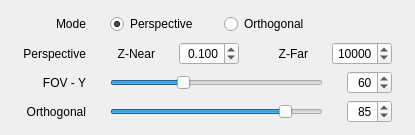
         <widget class="QProfile" name="tabProjection">
          <property name="toolTip">
           <string>Projection</string>
          </property>
          <attribute name="title">
           <string>Projection</string>
          </attribute>
          <layout class="QVBoxLayout" name="verticalLayoutProjection">
           <property name="topMargin">
            <number>12</number>
           </property>
           <property name="bottomMargin">
            <number>12</number>
           </property>
           <item>
            <widget class="QWidget" name="widgetProjectionMode" native="true">
             <property name="minimumSize">
              <size>
               <width>0</width>
               <height>0</height>
              </size>
             </property>
             <property name="maximumSize">
              <size>
               <width>16777215</width>
               <height>32</height>
              </size>
             </property>
             <layout class="QGridLayout" name="gridLayoutProjectionMode">
              <property name="horizontalSpacing">
               <number>24</number>
              </property>
              <property name="verticalSpacing">
               <number>0</number>
              </property>
              <property name="margin">
               <number>0</number>
              </property>
              <item row="0" column="2">
               <widget class="QRadioButton" name="radioButtonPerspective">
                <property name="minimumSize">
                 <size>
                  <width>90</width>
                  <height>0</height>
                 </size>
                </property>
                <property name="maximumSize">
                 <size>
                  <width>90</width>
                  <height>16777215</height>
                 </size>
                </property>
                <property name="text">
                 <string>Perspective</string>
                </property>
                <property name="checked">
                 <bool>true</bool>
                </property>
               </widget>
              </item>
              <item row="0" column="3">
               <widget class="QRadioButton" name="radioButtonOrthogonal">
                <property name="minimumSize">
                 <size>
                  <width>90</width>
                  <height>0</height>
                 </size>
                </property>
                <property name="maximumSize">
                 <size>
                  <width>90</width>
                  <height>16777215</height>
                 </size>
                </property>
                <property name="text">
                 <string>Orthogonal</string>
                </property>
                <property name="checked">
                 <bool>false</bool>
                </property>
               </widget>
              </item>
              <item row="0" column="0">
               <widget class="QLabel" name="labelProjectionMode">
                <property name="minimumSize">
                 <size>
                  <width>75</width>
                  <height>0</height>
                 </size>
                </property>
                <property name="maximumSize">
                 <size>
                  <width>75</width>
                  <height>16777215</height>
                 </size>
                </property>
                <property name="text">
                 <string>Mode</string>
                </property>
                <property name="alignment">
                 <set>Qt::AlignRight|Qt::AlignTrailing|Qt::AlignVCenter</set>
                </property>
               </widget>
              </item>
              <item row="0" column="4">
               <spacer name="horizontalSpacerProjectionMode">
                <property name="orientation">
                 <enum>Qt::Horizontal</enum>
                </property>
                <property name="sizeHint" stdset="0">
                 <size>
                  <width>24</width>
                  <height>24</height>
                 </size>
                </property>
               </spacer>
              </item>
             </layout>
            </widget>
           </item>
           <item>
            <widget class="QWidget" name="widgetProjectionPerspective" native="true">
             <property name="minimumSize">
              <size>
               <width>0</width>
               <height>0</height>
              </size>
             </property>
             <property name="maximumSize">
              <size>
               <width>16777215</width>
               <height>32</height>
              </size>
             </property>
             <layout class="QGridLayout" name="gridLayoutProjectionPerspective">
              <property name="leftMargin">
               <number>0</number>
              </property>
              <property name="topMargin">
               <number>0</number>
              </property>
              <property name="rightMargin">
               <number>12</number>
              </property>
              <property name="bottomMargin">
               <number>0</number>
              </property>
              <property name="horizontalSpacing">
               <number>24</number>
              </property>
              <property name="verticalSpacing">
               <number>0</number>
              </property>
              <item row="0" column="2">
               <widget class="QDoubleSpinBox" name="doubleSpinBoxZNear">
                <property name="minimumSize">
                 <size>
                  <width>60</width>
                  <height>0</height>
                 </size>
                </property>
                <property name="maximumSize">
                 <size>
                  <width>60</width>
                  <height>16777215</height>
                 </size>
                </property>
                <property name="alignment">
                 <set>Qt::AlignRight|Qt::AlignTrailing|Qt::AlignVCenter</set>
                </property>
                <property name="decimals">
                 <number>3</number>
                </property>
                <property name="minimum">
                 <double>0.001000000000000</double>
                </property>
                <property name="maximum">
                 <double>1.000000000000000</double>
                </property>
                <property name="singleStep">
                 <double>0.050000000000000</double>
                </property>
                <property name="value">
                 <double>0.100000000000000</double>
                </property>
               </widget>
              </item>
              <item row="0" column="4">
               <widget class="QDoubleSpinBox" name="doubleSpinBoxZFar">
                <property name="minimumSize">
                 <size>
                  <width>60</width>
                  <height>0</height>
                 </size>
                </property>
                <property name="maximumSize">
                 <size>
                  <width>60</width>
                  <height>16777215</height>
                 </size>
                </property>
                <property name="alignment">
                 <set>Qt::AlignRight|Qt::AlignTrailing|Qt::AlignVCenter</set>
                </property>
                <property name="decimals">
                 <number>0</number>
                </property>
                <property name="minimum">
                 <double>1.000000000000000</double>
                </property>
                <property name="maximum">
                 <double>100000.000000000000000</double>
                </property>
                <property name="singleStep">
                 <double>5000.000000000000000</double>
                </property>
                <property name="value">
                 <double>10000.000000000000000</double>
                </property>
               </widget>
              </item>
              <item row="0" column="0">
               <widget class="QLabel" name="labelPerspective">
                <property name="minimumSize">
                 <size>
                  <width>75</width>
                  <height>0</height>
                 </size>
                </property>
                <property name="maximumSize">
                 <size>
                  <width>75</width>
                  <height>16777215</height>
                 </size>
                </property>
                <property name="text">
                 <string>Perspective</string>
                </property>
                <property name="alignment">
                 <set>Qt::AlignRight|Qt::AlignTrailing|Qt::AlignVCenter</set>
                </property>
               </widget>
              </item>
              <item row="0" column="1">
               <widget class="QLabel" name="labelZNear">
                <property name="minimumSize">
                 <size>
                  <width>45</width>
                  <height>0</height>
                 </size>
                </property>
                <property name="maximumSize">
                 <size>
                  <width>45</width>
                  <height>16777215</height>
                 </size>
                </property>
                <property name="text">
                 <string>Z-Near</string>
                </property>
                <property name="alignment">
                 <set>Qt::AlignRight|Qt::AlignTrailing|Qt::AlignVCenter</set>
                </property>
               </widget>
              </item>
              <item row="0" column="3">
               <widget class="QLabel" name="labelZFar">
                <property name="minimumSize">
                 <size>
                  <width>45</width>
                  <height>0</height>
                 </size>
                </property>
                <property name="maximumSize">
                 <size>
                  <width>45</width>
                  <height>16777215</height>
                 </size>
                </property>
                <property name="text">
                 <string>Z-Far</string>
                </property>
                <property name="alignment">
                 <set>Qt::AlignRight|Qt::AlignTrailing|Qt::AlignVCenter</set>
                </property>
               </widget>
              </item>
             </layout>
            </widget>
           </item>
           <item>
            <widget class="QWidget" name="widgetProjectionFOVY" native="true">
             <property name="minimumSize">
              <size>
               <width>0</width>
               <height>0</height>
              </size>
             </property>
             <property name="maximumSize">
              <size>
               <width>16777215</width>
               <height>32</height>
              </size>
             </property>
             <layout class="QGridLayout" name="gridLayoutProjectionFOVY">
              <property name="leftMargin">
               <number>0</number>
              </property>
              <property name="topMargin">
               <number>0</number>
              </property>
              <property name="rightMargin">
               <number>12</number>
              </property>
              <property name="bottomMargin">
               <number>0</number>
              </property>
              <property name="horizontalSpacing">
               <number>24</number>
              </property>
              <property name="verticalSpacing">
               <number>0</number>
              </property>
              <item row="0" column="0">
               <widget class="QLabel" name="labelFOVY">
                <property name="minimumSize">
                 <size>
                  <width>75</width>
                  <height>0</height>
                 </size>
                </property>
                <property name="maximumSize">
                 <size>
                  <width>75</width>
                  <height>16777215</height>
                 </size>
                </property>
                <property name="text">
                 <string>FOV - Y</string>
                </property>
                <property name="alignment">
                 <set>Qt::AlignRight|Qt::AlignTrailing|Qt::AlignVCenter</set>
                </property>
               </widget>
              </item>
              <item row="0" column="1">
               <widget class="QSlider" name="horizontalSliderFOVY">
                <property name="minimum">
                 <number>1</number>
                </property>
                <property name="maximum">
                 <number>179</number>
                </property>
                <property name="singleStep">
                 <number>1</number>
                </property>
                <property name="pageStep">
                 <number>9</number>
                </property>
                <property name="value">
                 <number>60</number>
                </property>
                <property name="orientation">
                 <enum>Qt::Horizontal</enum>
                </property>
               </widget>
              </item>
              <item row="0" column="2">
               <widget class="QSpinBox" name="spinBoxFOVY">
                <property name="minimumSize">
                 <size>
                  <width>45</width>
                  <height>0</height>
                 </size>
                </property>
                <property name="maximumSize">
                 <size>
                  <width>45</width>
                  <height>16777215</height>
                 </size>
                </property>
                <property name="alignment">
                 <set>Qt::AlignRight|Qt::AlignTrailing|Qt::AlignVCenter</set>
                </property>
                <property name="minimum">
                 <number>1</number>
                </property>
                <property name="maximum">
                 <number>179</number>
                </property>
                <property name="singleStep">
                 <number>9</number>
                </property>
                <property name="value">
                 <number>60</number>
                </property>
               </widget>
              </item>
             </layout>
            </widget>
           </item>
           <item>
            <widget class="QWidget" name="widgetProjectionOrthogonal" native="true">
             <property name="minimumSize">
              <size>
               <width>0</width>
               <height>0</height>
              </size>
             </property>
             <property name="maximumSize">
              <size>
               <width>16777215</width>
               <height>32</height>
              </size>
             </property>
             <layout class="QGridLayout" name="gridLayoutProjectionOrthogonal">
              <property name="leftMargin">
               <number>0</number>
              </property>
              <property name="topMargin">
               <number>0</number>
              </property>
              <property name="rightMargin">
               <number>12</number>
              </property>
              <property name="bottomMargin">
               <number>0</number>
              </property>
              <property name="horizontalSpacing">
               <number>24</number>
              </property>
              <property name="verticalSpacing">
               <number>0</number>
              </property>
              <item row="0" column="0">
               <widget class="QLabel" name="labelOrthogonal">
                <property name="minimumSize">
                 <size>
                  <width>75</width>
                  <height>0</height>
                 </size>
                </property>
                <property name="maximumSize">
                 <size>
                  <width>75</width>
                  <height>16777215</height>
                 </size>
                </property>
                <property name="text">
                 <string>Orthogonal</string>
                </property>
                <property name="alignment">
                 <set>Qt::AlignRight|Qt::AlignTrailing|Qt::AlignVCenter</set>
                </property>
               </widget>
              </item>
              <item row="0" column="1">
               <widget class="QSlider" name="horizontalSliderOrthogonal">
                <property name="minimum">
                 <number>1</number>
                </property>
                <property name="maximum">
                 <number>100</number>
                </property>
                <property name="singleStep">
                 <number>1</number>
                </property>
                <property name="pageStep">
                 <number>5</number>
                </property>
                <property name="value">
                 <number>85</number>
                </property>
                <property name="orientation">
                 <enum>Qt::Horizontal</enum>
                </property>
               </widget>
              </item>
              <item row="0" column="2">
               <widget class="QSpinBox" name="spinBoxOrthogonal">
                <property name="minimumSize">
                 <size>
                  <width>45</width>
                  <height>0</height>
                 </size>
                </property>
                <property name="maximumSize">
                 <size>
                  <width>45</width>
                  <height>16777215</height>
                 </size>
                </property>
                <property name="alignment">
                 <set>Qt::AlignRight|Qt::AlignTrailing|Qt::AlignVCenter</set>
                </property>
                <property name="minimum">
                 <number>1</number>
                </property>
                <property name="maximum">
                 <number>100</number>
                </property>
                <property name="singleStep">
                 <number>5</number>
                </property>
                <property name="value">
                 <number>85</number>
                </property>
               </widget>
              </item>
             </layout>
            </widget>
           </item>
          </layout>
         </widget>
